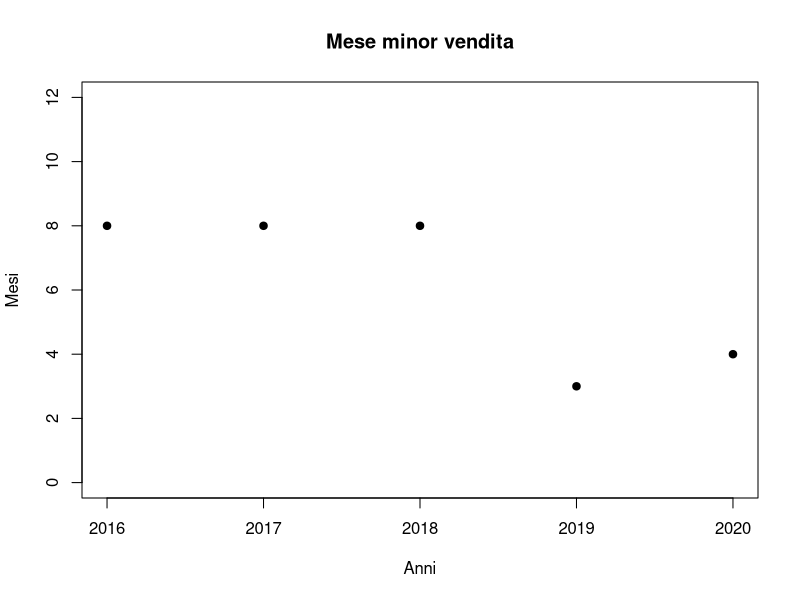

Here is the R script that generated this plot:
#lettura file csv
#si presume che il file sia posto nella stessa cartella
ordini = read.csv("Ordini.csv", header = FALSE, sep = ",")

#estrazione vendite
vendite = ordini[ordini[1] == "BUONO.PRELIEVO" | ordini[1] == "FATTURA",]

#isola mese e anno nel campo data
vendite[2] = substr(vendite[,2],1,6)

#somma vendite di ogni mese di ogni anno
totali_annomese = aggregate(vendite[,3],by=vendite[2],FUN=sum)

#divisione anno e mese in colonne distinte
totali_annomese[3] = substr(totali_annomese[,1], 5, 6)
totali_annomese[1] = substr(totali_annomese[,1], 1, 4)

#distinct degli anni trattati
unique(totali_annomese[1]) -> anni

#lista contenente elementi "aaaa MM", ovvero coppie anno-mese con maggiore vendita
min_anno_mese = lapply(anni[,], function(year){paste(year, totali_annomese[grepl(year, totali_annomese[,1]),][which.min(totali_annomese[grepl(year, totali_annomese[,1]),2]),][,3])})

#mostra a video ed esporta come txt
cat("Anno Mese con minor vendita\n")
tmp<-c("Anno Mese con minor vendita\n")
for(i in min_anno_mese) {
	cat(i,"\n")
	tmp = append(tmp,i)
}
cat(paste(tmp, collapse="\n"), file = "minmese.txt")

#rendering grafico
xaxis = c()
yaxis = c()
jpeg('minmese.jpg')
for(i in min_anno_mese) {
  tmp = unlist(strsplit(i[[1]], ' '))
  xaxis = append(xaxis, as.numeric(tmp[1])) 
  yaxis = append(yaxis, as.numeric(tmp[2]))
  }
plot(xaxis, yaxis, main = "Mese minor vendita", ylab = "Mesi", xlab = "Anni", pch=19, ylim=c(0,12))
dev.off()